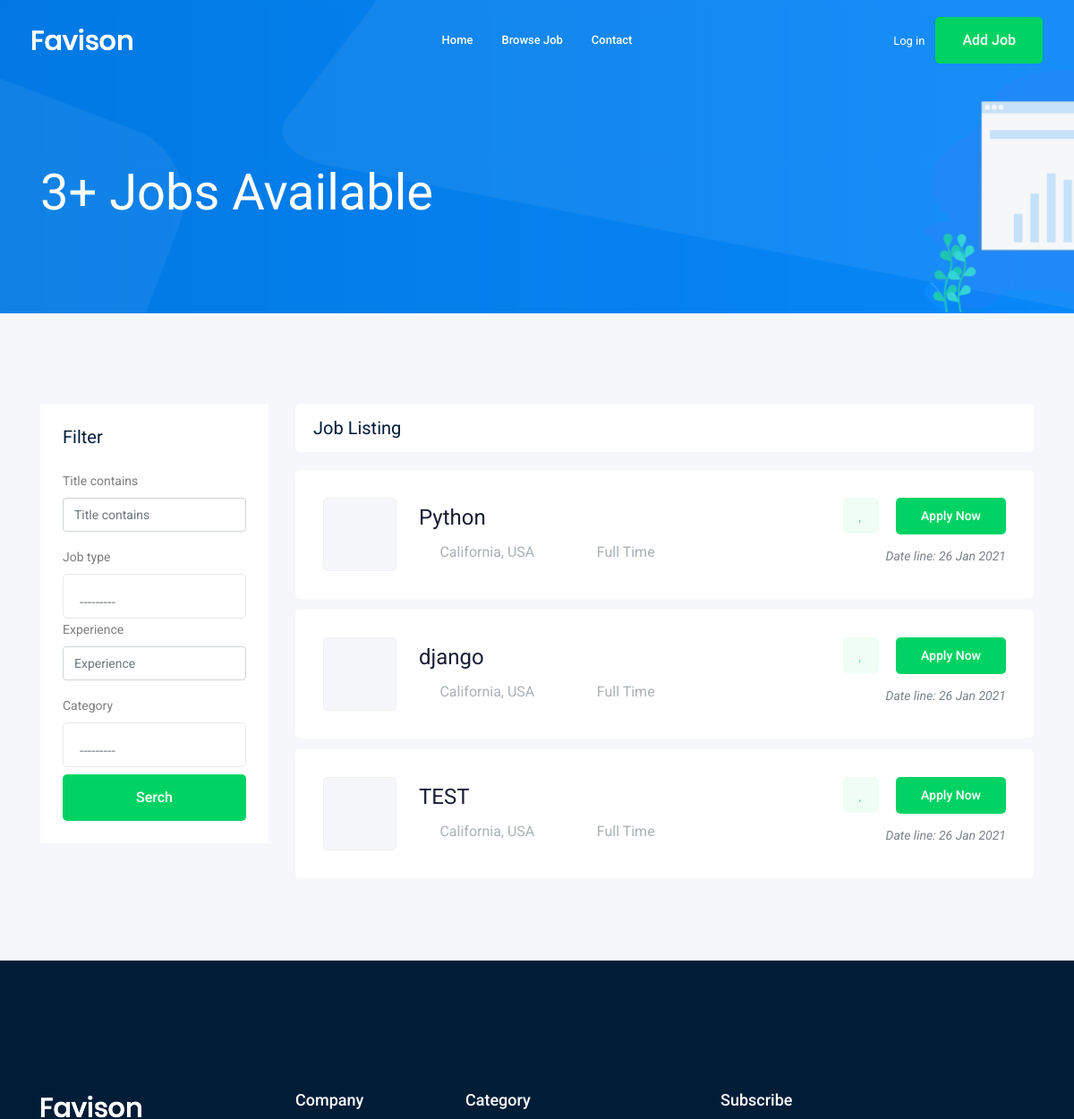
The app's page /jobs/ (upper part), older data.
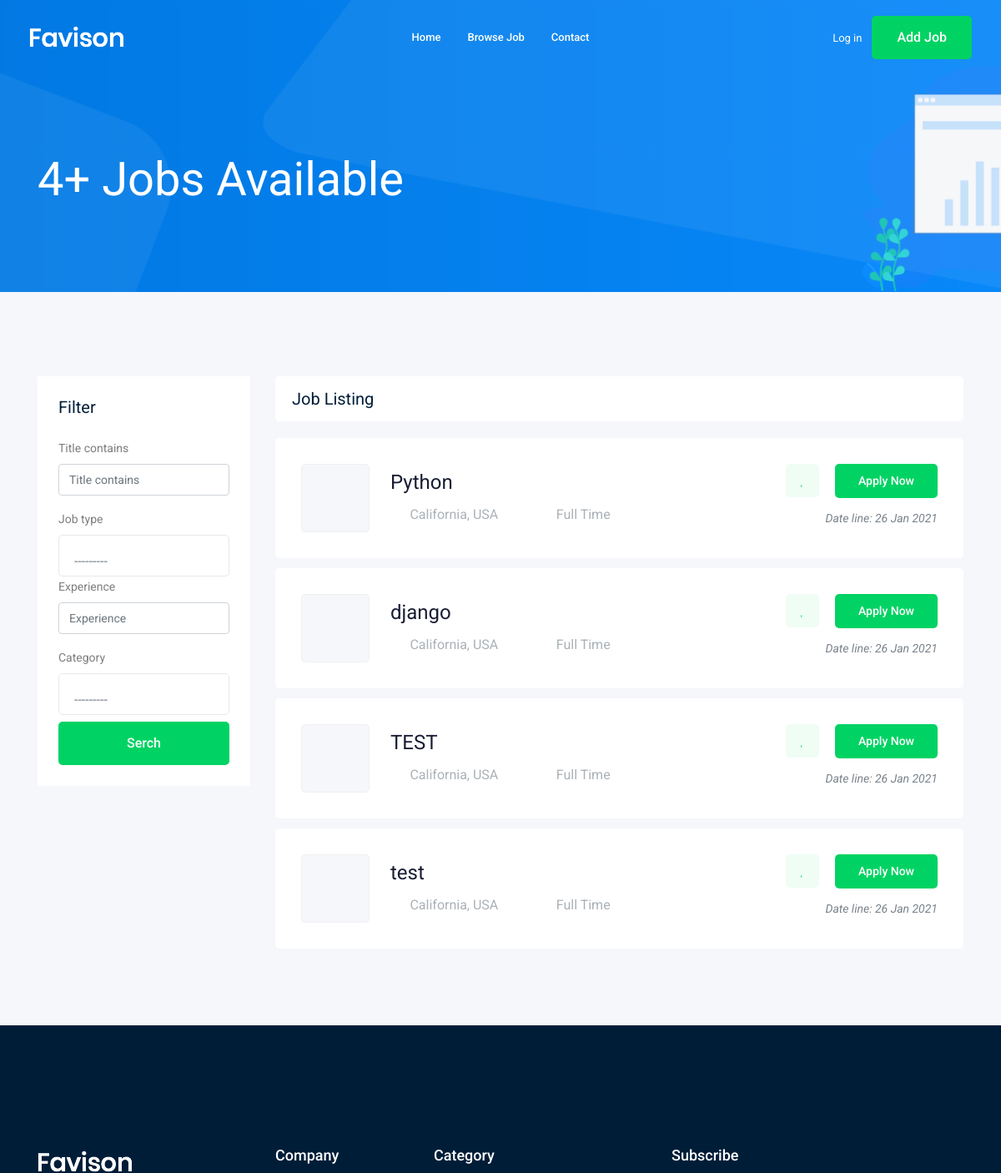
The same page, newer data.
### job/models.py (models this page shows, shortened)
class Job(models.Model):
    owner = models.ForeignKey(User, related_name='job_owner' ,on_delete=models.CASCADE)
    title = models.CharField(max_length=1000000000000000000000000000000000000)
    job_type = models.CharField(max_length=1000000000000000000000000000000000000, choices=JOB_TYPE)
    description = models.TextField(max_length=1000000000000000000000000000000000000)
    published_at = models.DateTimeField(auto_now=True)
    Vacancy = models.IntegerField(default=1)
    salary = models.IntegerField(default=0)
    experience = models.IntegerField(default=1)
    category = models.ForeignKey('Category', on_delete=models.CASCADE)
    image = models.ImageField(upload_to=image_upload)
    slug = models.SlugField(blank=True ,null=True)
    def __str__(self):
        return self.title

### job/views.py (the view)
# urls.py: path('', views.job_list, name='job_list'),
def job_list(request):
    job_list = Job.objects.all()
    myfilter = JobFilter(request.GET, queryset=job_list)
    job_list = myfilter.qs
    paginator = Paginator(job_list, 6)
    page_number = request.GET.get('page')
    page_obj = paginator.get_page(page_number)
    context = {
        'jobs' :page_obj,
        'myfilter':myfilter
        }
    return render(request, 'job/job_list.html', context)

### job/models.py (called while the page is built)
    def __str__(self):
        return self.name

### job/templates/job/job_list.html (shortened to what this page needs)
{% extends "base.html" %}
{% load bootstrap4 %}
{% block body %}
    <div class="bradcam_area bradcam_bg_1">
        <div class="container">
            <div class="row">
                <div class="col-xl-12">
                    <div class="bradcam_text">
                        <h3>{{jobs|length}}+ Jobs Available</h3>
                    </div>
                </div>
            </div>
        </div>
    </div>
    <div class="job_listing_area plus_padding">
        <div class="container">
            <div class="row">
                <div class="col-lg-3">
                    <div class="job_filter white-bg">
                        <div class="form_inner white-bg">
                            <h3>Filter</h3>
                            <form method="GET">
                                {% bootstrap_form myfilter.form %}
                                <input type="submit" value="Serch" class="boxed-btn3 w-100 mt-2">
                            </form>
                        </div>
                    </div>
                </div>
                <div class="col-lg-9">
                    <div class="recent_joblist_wrap">
                        <div class="recent_joblist white-bg ">
                            <div class="row align-items-center">
                                <div class="col-md-6">
                                    <h4>Job Listing</h4>
                                </div>
                                <div class="col-md-6">
                                </div>
                            </div>
                        </div>
                    </div>
                    <div class="job_lists m-0">
                        <div class="row">
                            {% for job in jobs %}
                                <div class="col-lg-12 col-md-12">
                                    <div class="single_jobs white-bg d-flex justify-content-between">
                                        <div class="jobs_left d-flex align-items-center">
                                            <div class="thumb">
                                            </div>
                                            <div class="jobs_conetent">
                                                <a href="{% url 'jobs:job_detail' job.slug %}"><h4>{{job}}</h4></a>
                                                <div class="links_locat d-flex align-items-center">
                                                    <div class="location">
                                                        <p> <i class="fa fa-map-marker"></i> California, USA</p>
                                                    </div>
                                                    <div class="location">
                                                        <p> <i class="fa fa-clock-o"></i>{{job.job_type}}</p>
                                                    </div>
                                                </div>
                                            </div>
                                        </div>
                                        <div class="jobs_right">
                                            <div class="apply_now">
                                                <a class="heart_mark" href="#"> <i class="fa fa-heart"></i> </a>
                                                <a href="{% url 'jobs:job_detail' job.slug %}" class="boxed-btn3">Apply Now</a>
                                            </div>
                                            <div class="date">
                                                <p>Date line: {{job.published_at|date:'d M o'}}</p>
                                            </div>
                                        </div>
                                    </div>
                                </div>
                            {% endfor %}
                        </div>
                    </div>
                </div>
            </div>
        </div>
    </div>
{% endblock body %}

Row changes from the older to the newer data that the page shows:
added Job: title "test", job_type "Full Time", published_at "26 Jan 2021"
Text that changed along with them:
{{ jobs|length }}: "3" → "4"
